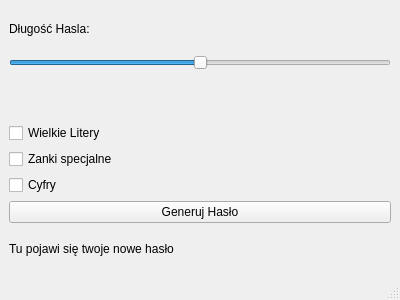
<?xml version="1.0" encoding="UTF-8"?>
<ui version="4.0">
 <class>MainWindow</class>
 <widget class="QMainWindow" name="MainWindow">
  <property name="geometry">
   <rect>
    <x>0</x>
    <y>0</y>
    <width>400</width>
    <height>300</height>
   </rect>
  </property>
  <property name="windowTitle">
   <string>Tung Tung Tung Hasłur</string>
  </property>
  <widget class="QWidget" name="centralwidget">
   <layout class="QVBoxLayout" name="verticalLayout">
    <item>
     <widget class="QLabel" name="label">
      <property name="text">
       <string>Długość Hasla: </string>
      </property>
     </widget>
    </item>
    <item>
     <widget class="QSlider" name="sliderDlugosci">
      <property name="minimum">
       <number>8</number>
      </property>
      <property name="maximum">
       <number>32</number>
      </property>
      <property name="value">
       <number>20</number>
      </property>
      <property name="orientation">
       <enum>Qt::Horizontal</enum>
      </property>
     </widget>
    </item>
    <item>
     <widget class="QLabel" name="labelDlugosc">
      <property name="text">
       <string/>
      </property>
     </widget>
    </item>
    <item>
     <widget class="QCheckBox" name="wLitery">
      <property name="text">
       <string>Wielkie Litery</string>
      </property>
     </widget>
    </item>
    <item>
     <widget class="QCheckBox" name="zSpecjalne">
      <property name="text">
       <string>Zanki specjalne</string>
      </property>
     </widget>
    </item>
    <item>
     <widget class="QCheckBox" name="cyfry">
      <property name="text">
       <string>Cyfry</string>
      </property>
     </widget>
    </item>
    <item>
     <widget class="QPushButton" name="btnGeneruj">
      <property name="text">
       <string>Generuj Hasło</string>
      </property>
     </widget>
    </item>
    <item>
     <widget class="QLabel" name="generowaneHaslo">
      <property name="text">
       <string>Tu pojawi się twoje nowe hasło</string>
      </property>
     </widget>
    </item>
   </layout>
  </widget>
  <widget class="QMenuBar" name="menubar">
   <property name="geometry">
    <rect>
     <x>0</x>
     <y>0</y>
     <width>400</width>
     <height>21</height>
    </rect>
   </property>
  </widget>
  <widget class="QStatusBar" name="statusbar"/>
 </widget>
 <resources/>
 <connections/>
</ui>
